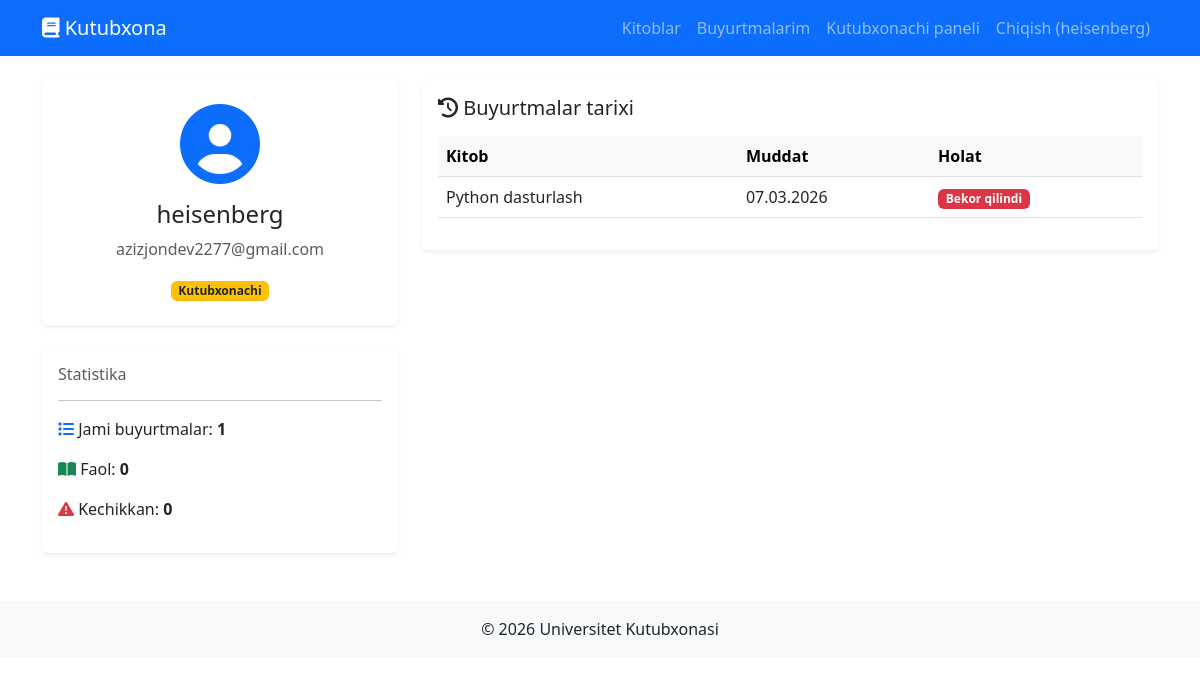
/profile/ (signed in), run on the app's committed database.
### books/models.py (models this page shows, shortened)
class Booking(models.Model):
    STATUS_CHOICES = [
        ('pending', 'Kutilmoqda'),
        ('approved', 'Tasdiqlandi'),
        ('returned', 'Qaytarildi'),
        ('cancelled', 'Bekor qilindi'),
    ]
    user = models.ForeignKey(User, on_delete=models.CASCADE)
    book = models.ForeignKey(Book, on_delete=models.CASCADE)
    booked_at = models.DateTimeField(auto_now_add=True)
    due_date = models.DateField()
    returned_at = models.DateTimeField(null=True, blank=True)
    status = models.CharField(max_length=20, choices=STATUS_CHOICES, default='pending')
    @property
    def is_overdue(self):
        from django.utils import timezone
        if self.status == 'approved' and self.due_date < timezone.now().date():
            return True
        return False

class Book(models.Model):
    title = models.CharField(max_length=200)
    author = models.CharField(max_length=100)
    category = models.ForeignKey(Category, on_delete=models.SET_NULL, null=True)
    total_copies = models.IntegerField(default=1)
    available_copies = models.IntegerField(default=1)
    description = models.TextField(blank=True)
    created_at = models.DateTimeField(auto_now_add=True)

### accounts/views.py (the view)
# urls.py: path('profile/', views.profile_view, name='profile'),
@login_required
def profile_view(request):
    bookings = Booking.objects.filter(user=request.user).order_by('-booked_at')
    active = bookings.exclude(status='returned').exclude(status='cancelled').count()
    overdue = [b for b in bookings if b.is_overdue]
    return render(request, 'accounts/profile.html', {
        'bookings': bookings,
        'active': active,
        'overdue': overdue,
    })

### templates/accounts/profile.html (shortened to what this page needs)
{% extends 'base.html' %}
{% block content %}
<div class="row">
    <div class="col-md-4">
        <div class="card shadow-sm border-0 mb-4">
            <div class="card-body text-center p-4">
                <i class="fas fa-user-circle text-primary" style="font-size: 80px;"></i>
                <h4 class="mt-3">{{ user.username }}</h4>
                <p class="text-muted">{{ user.email }}</p>
                {% if user.is_staff %}
                    <span class="badge bg-warning text-dark">Kutubxonachi</span>
                {% else %}
                    <span class="badge bg-primary">Talaba</span>
                {% endif %}
            </div>
        </div>
        <div class="card shadow-sm border-0">
            <div class="card-body">
                <h6 class="text-muted">Statistika</h6>
                <hr>
                <p><i class="fas fa-list text-primary"></i> Jami buyurtmalar: <strong>{{ bookings.count }}</strong></p>
                <p><i class="fas fa-book-open text-success"></i> Faol: <strong>{{ active }}</strong></p>
                <p><i class="fas fa-exclamation-triangle text-danger"></i> Kechikkan: <strong>{{ overdue|length }}</strong></p>
            </div>
        </div>
    </div>
    <div class="col-md-8">
        <div class="card shadow-sm border-0">
            <div class="card-body">
                <h5 class="mb-3"><i class="fas fa-history"></i> Buyurtmalar tarixi</h5>
                <div class="table-responsive">
                    <table class="table table-hover">
                        <thead class="table-light">
                            <tr>
                                <th>Kitob</th>
                                <th>Muddat</th>
                                <th>Holat</th>
                            </tr>
                        </thead>
                        <tbody>
                            {% for booking in bookings %}
                            <tr class="{% if booking.is_overdue %}table-danger{% endif %}">
                                <td>{{ booking.book.title }}</td>
                                <td>{{ booking.due_date|date:"d.m.Y" }}</td>
                                <td>
                                    <span class="badge
                                        {% if booking.status == 'approved' %}bg-success
                                        {% elif booking.status == 'pending' %}bg-warning text-dark
                                        {% elif booking.status == 'returned' %}bg-secondary
                                        {% else %}bg-danger{% endif %}">
                                        {{ booking.get_status_display }}
                                    </span>
                                </td>
                            </tr>
                            {% endfor %}
                        </tbody>
                    </table>
                </div>
            </div>
        </div>
    </div>
</div>
{% endblock %}

### templates/base.html (shortened to what this page needs)
<!DOCTYPE html>
<html lang="uz">
<head>
    <link href="https://cdn.jsdelivr.net/npm/bootstrap@5.3.0/dist/css/bootstrap.min.css" rel="stylesheet">
    <link href="https://cdnjs.cloudflare.com/ajax/libs/font-awesome/6.4.0/css/all.min.css" rel="stylesheet">
</head>
<body>
    <nav class="navbar navbar-expand-lg navbar-dark bg-primary">
        <div class="container">
            <a class="navbar-brand" href="/">
                <i class="fas fa-book"></i> Kutubxona
            </a>
            <div class="navbar-nav ms-auto">
            {% if user.is_authenticated %}
            <a class="nav-link" href="/books/">Kitoblar</a>
            <a class="nav-link" href="/books/my/">Buyurtmalarim</a>
            {% if user.is_staff %}
            <a class="nav-link" href="/books/librarian/">Kutubxonachi paneli</a>
            {% endif %}
            <a class="nav-link" href="/logout/">Chiqish ({{ user.username }})</a>
            {% else %}
            <a class="nav-link" href="/login/">Kirish</a>
            <a class="nav-link" href="/register/">Ro'yxatdan o'tish</a>
            <a class="nav-link" href="/profile/">Profilim</a>
            {% endif %}
            </div>
        </div>
    </nav>
    <div class="container mt-4">
        {% block content %}{% endblock %}
    </div>
    <footer class="bg-light text-center py-3 mt-5">
        <p class="mb-0">© 2026 Universitet Kutubxonasi</p>
    </footer>
</body>
</html>

### data on the page
Booking: book "Python dasturlash", due_date "07.03.2026", status "Bekor qilindi"

### other printed values
{{ user.username }} "heisenberg"
{{ user.email }} "azizjondev2277@gmail.com"
{{ bookings.count }} "1"
{{ active }} "0"
{{ overdue|length }} "0"
